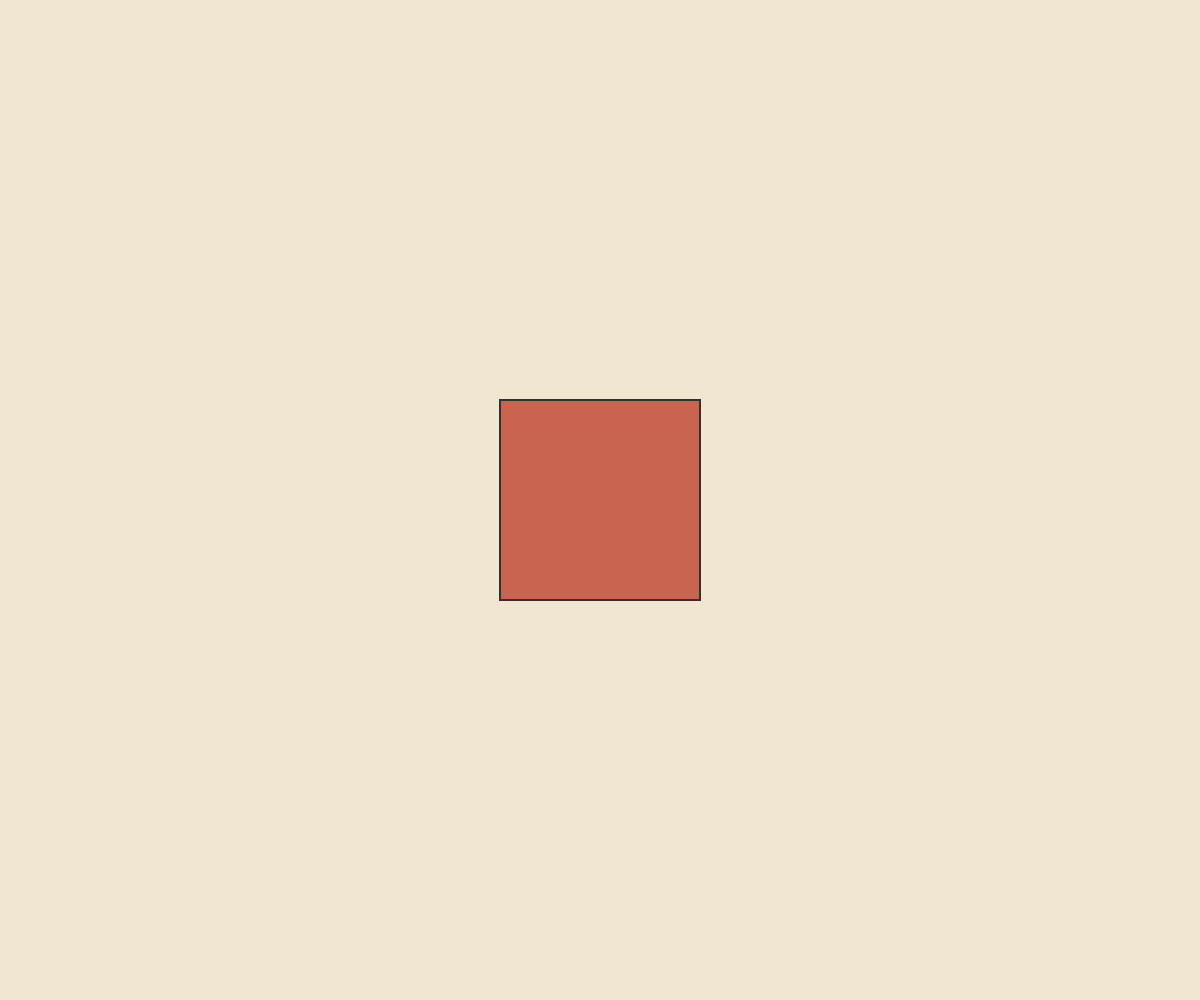
Frame 1 (no input)
Frame 60 (no input): identical to frame 1, image omitted
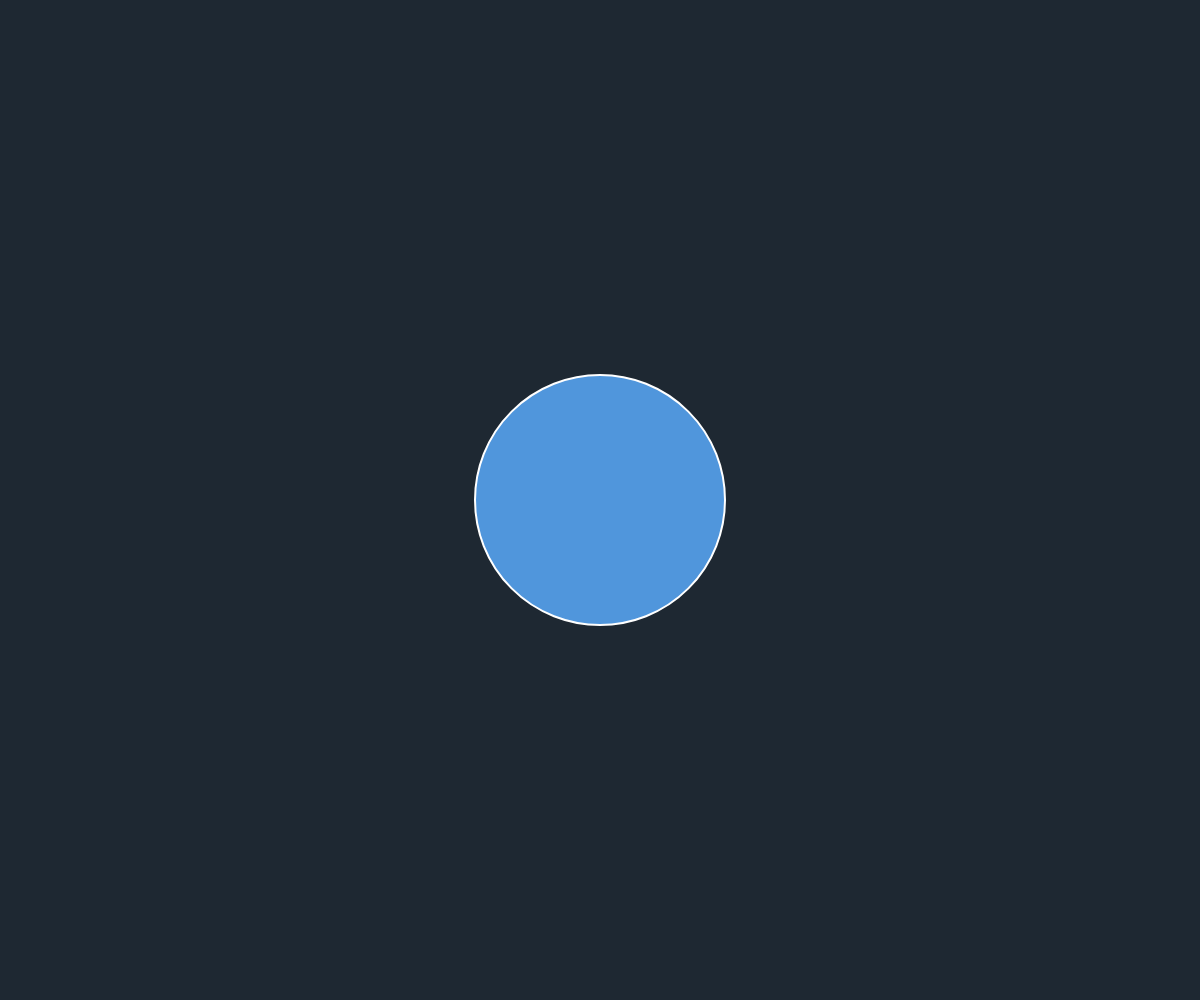
Frame 120 (the mouse pressed at the canvas centre since frame 60)

The p5.js sketch that drew these frames (run headless with seeded random() and noise() and a simulated clock; from frame 60 on, the mouse is pressed at the canvas centre):

// p5.js sketch
// ── sketch.js
function setup() {
  createCanvas(windowWidth, windowHeight);
}

function draw() {
  if (mouseX < width / 2) {
    background(240, 230, 210);
  } else {
    background(30, 40, 50);
  }

  strokeWeight(2);

if (mouseY < height / 2) {
  fill(200, 100, 80);
  stroke(50);

  rect(width /2 - 100, height / 2 - 100, 200, 200);
} else {
  fill(80, 150, 220);
  stroke(255);

  ellipse(width / 2, height / 2, 250, 250);
  }
}

function windowResized() {
  resizeCanvas(windowWidth, windowHeight);
}
